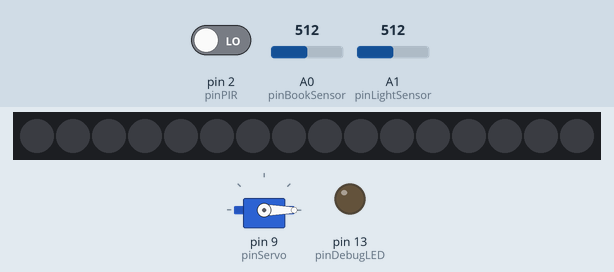
Simulated run of this sketch. Board: Arduino Uno, built with avr-gcc and run on an emulated ATmega328P. Shown: servo, 16 RGB LEDs in strip order, left to right, output pins drawn as LEDs (lit = HIGH). The inputs (shaded band) are chosen by the test bench; at power-on: pin 2 (pinPIR) LOW, A0 (pinBookSensor) = 512, A1 (pinLightSensor) = 512. Random numbers use the default seed unless the sketch sets one; the audio player accepts every command and is not drawn.

Above: at 1.7 s.
1.8 s: pin 2 (pinPIR) driven HIGH
At 2.2 s:
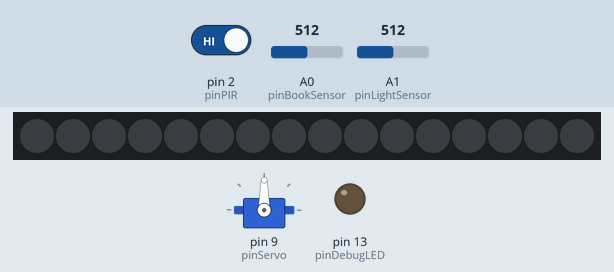
Timing chart, 0 to 6.8 s (numbered marks = the images above; inputs shaded):
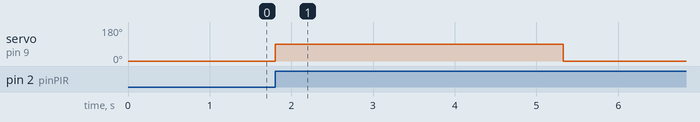

Measured:
- after the input at 1.8 s, servo on pin 9 (pinServo): 0° → 90° at once, → 0° 3.5 s later

The sketch:

kod_guardian_of_books.ino
```cpp
#include <Servo.h>                     // Biblioteka do obsługi serwomechanizmów
#include <Adafruit_NeoPixel.h>        // Biblioteka do obsługi paska LED NeoPixel
#include <DFRobotDFPlayerMini.h>      // Biblioteka do obsługi odtwarzacza DFPlayer Mini
#include <SoftwareSerial.h>           // Biblioteka do komunikacji szeregowej na dowolnych pinach

// === Piny ===
const int pinServo = 9;               // Pin, do którego podłączony jest serwomechanizm (np. "głowa")
const int pinLED = 6;                 // Pin danych paska LED
const int pinPIR = 2;                 // Pin czujnika ruchu PIR
const int pinDFPlayerRX = 0;          // DFPlayer TX → Arduino RX (pin 0)
const int pinDFPlayerTX = 1;          // DFPlayer RX → Arduino TX (pin 1)
const int pinDFPlayerBusy = 4;        // Pin informujący, czy DFPlayer odtwarza dźwięk
const int pinBookSensor = A0;         // Pin analogowy czujnika obecności książek
const int pinLightSensor = A1;        // Pin analogowy czujnika natężenia światła
const int pinDebugLED = 13;           // Wbudowana dioda LED do testowania

// === Moduły ===
Servo headServo;                      // Obiekt serwa
Adafruit_NeoPixel strip = Adafruit_NeoPixel(16, pinLED, NEO_GRB + NEO_KHZ800); // Pasek LED z 16 diodami
DFRobotDFPlayerMini dfplayer;         // Obiekt DFPlayera
SoftwareSerial mySerial(pinDFPlayerRX, pinDFPlayerTX); // Komunikacja z DFPlayerem na innych pinach

// === Parametry ===
const unsigned long motionTimeout = 5000;  // Czas bezruchu po którym system się wyłącza (ms)
const int dfFolder = 1;                    // Folder z plikami dźwiękowymi na karcie SD
const int numSounds = 5;                   // Liczba dostępnych dźwięków (plików)

unsigned long lastMotionTime = 0;          // Czas ostatniego wykrycia ruchu
bool systemActive = false;                 // Czy system jest aktywny

// === Inicjalizacja ===
void setup() {
  // Ustawienie trybu pracy pinów
  pinMode(pinPIR, INPUT);
  pinMode(pinDFPlayerBusy, INPUT);
  pinMode(pinBookSensor, INPUT);
  pinMode(pinLightSensor, INPUT);
  pinMode(pinDebugLED, OUTPUT);

  headServo.attach(pinServo);             // Podłączenie serwa do pinu
  headServo.write(0);                     // Ustawienie serwa w pozycji początkowej (0°)

  strip.begin();                          // Inicjalizacja paska LED
  strip.show();                           // Wyłączenie wszystkich diod

  mySerial.begin(9600);                   // Start komunikacji z DFPlayerem
  dfplayer.begin(mySerial);              // Inicjalizacja DFPlayera
  dfplayer.volume(25);                   // Ustawienie głośności (0–30)

  randomSeed(analogRead(A1));            // Inicjalizacja generatora losowego, jako źródło użyto czujnika światła

  digitalWrite(pinDebugLED, LOW);        // Zgaszenie diody debugującej
}

// === Główna pętla programu ===
void loop() {
  // Odczyt stanu czujników
  bool motionDetected = digitalRead(pinPIR);                         // Czy wykryto ruch
  bool booksPresent = analogRead(pinBookSensor) > 100;              // Czy są książki (czujnik aktywny powyżej progu)
  bool isDaylight = analogRead(pinLightSensor) > 300;              // Czy jest jasno (światło dzienne)

  // Jeśli wykryto ruch i są książki – aktywuj system
  if (motionDetected && booksPresent) {
    lastMotionTime = millis();              // Zapisz czas ostatniego ruchu
    if (!systemActive) {
      activateSystem(isDaylight);          // Jeśli system był nieaktywny – uruchom go
    }
  }

  // Jeśli system jest aktywny, ale nie było ruchu przez 5s – wyłącz
  if (systemActive && (millis() - lastMotionTime > motionTimeout)) {
    deactivateSystem();
  }
}

// === Aktywacja systemu (po wykryciu ruchu i obecności książek) ===
void activateSystem(bool isDaylight) {
  systemActive = true;                     // Oznacz system jako aktywny

  if (!isDaylight) {                       // Jeśli jest ciemno – włącz LEDy
    for (int i = 0; i < strip.numPixels(); i++) {
      strip.setPixelColor(i, strip.Color(255, 80, 0)); // Ciepły pomarańczowy kolor
    }
    strip.show();                          // Wyświetl kolory na pasku LED
  }

  headServo.write(90);                     // Obróć serwo (np. „głowa” do przodu)
  delay(500);                              // Poczekaj na pełen obrót

  playRandomSound();                       // Odtwórz losowy dźwięk z DFPlayera

  delay(3000);                             // Poczekaj na zakończenie odtwarzania (lub minimum 3 sekundy)

  headServo.write(0);                      // Cofnij serwo do pozycji początkowej
  delay(500);
}

// === Dezaktywacja systemu (po czasie bez ruchu) ===
void deactivateSystem() {
  systemActive = false;                    // Oznacz system jako nieaktywny

  // Zgaś wszystkie LEDy
  for (int i = 0; i < strip.numPixels(); i++) {
    strip.setPixelColor(i, 0);
  }
  strip.show();

  headServo.write(0);                      // Cofnij serwo na start
}

// === Funkcja do odtwarzania losowego dźwięku z DFPlayera ===
void playRandomSound() {
  int trackNumber = random(1, numSounds + 1); // Wybierz losowy numer od 1 do numSounds
  dfplayer.playFolder(dfFolder, trackNumber); // Odtwórz plik z podfolderu na karcie SD
}
```
